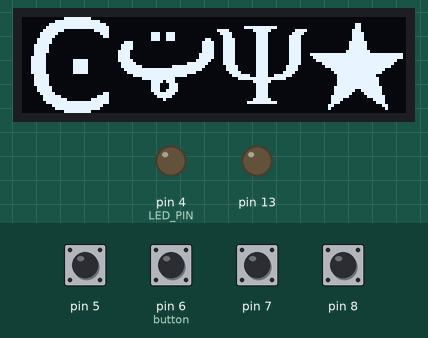
Bench run of a program on a simulated Arduino Nano, built with avr-gcc and run on an emulated ATmega328P. Parts: 128×32 one-colour display, output pins drawn as LEDs (lit = HIGH). Inputs (shaded band) come from the test bench; at power-on: pin 5, pin 6 (button), pin 7, pin 8 HIGH. Random numbers use the default seed unless the program sets one.

Above: at 1.2 s.
1.3 s: pin 7 pulled LOW for 0.15 s
At 2.1 s:
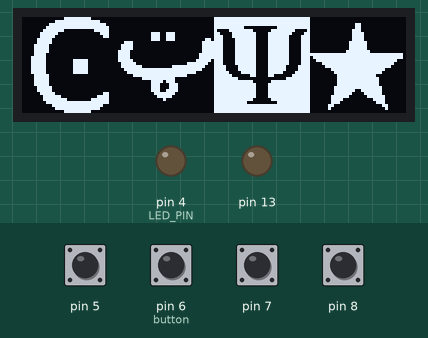
3.1 s: pin 6 (button) pulled LOW for 0.15 s
At 4.6 s:
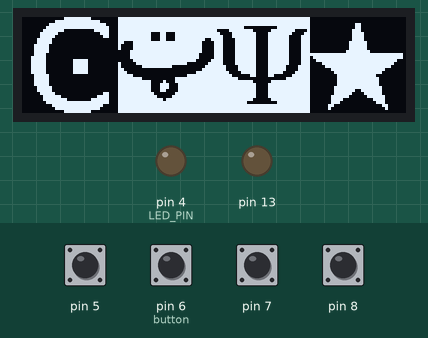
4.9 s: pin 5 pulled LOW for 0.15 s
At 6.1 s:
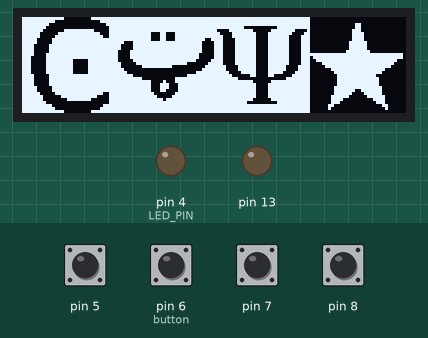
6.7 s: pin 8 pulled LOW for 0.15 s
At 7.9 s:
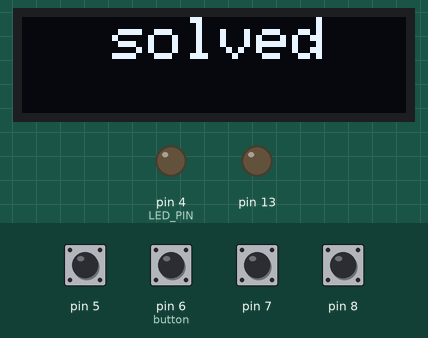
8.5 s: pin 5 pulled LOW for 0.15 s
At 10.0 s:
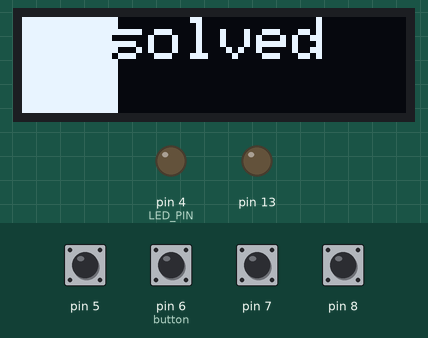
10.3 s: pin 6 (button) pulled LOW for 0.15 s
At 11.4 s:
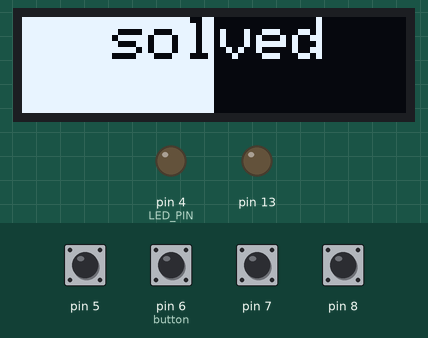
Timing chart, 0 to 13.1 s (numbered marks = the images above; inputs shaded):
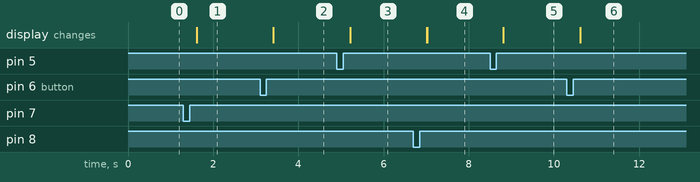

The program:

main.cpp
```cpp
#include <Arduino.h>
#include <SPI.h>
#include <Wire.h>
#define SSD1306_NO_SPLASH
#include <Adafruit_GFX.h>
#include <Adafruit_SSD1306.h>
#include <avdweb_Switch.h>
#include <symbols.h>
//#define debug
#include <debug.h>
#include <game.h>

// Game framework
const uint8_t LED_PIN = 4;
Game game(ModuleTag::SYMBOLS, LED_PIN);

const uint8_t SCREEN_WIDTH = 128;
const uint8_t SCREEN_HEIGHT = 32;

const int8_t OLED_RESET = -1;
const uint8_t SCREEN_ADDRESS = 0x3C;
Adafruit_SSD1306 display(SCREEN_WIDTH, SCREEN_HEIGHT, &Wire, OLED_RESET);

Switch btn0 = Switch(5);
Switch btn1 = Switch(6);
Switch btn2 = Switch(7);
Switch btn3 = Switch(8);

// Forward declarations
void initGame();
void invert(uint8_t idx);
void poll();
void resetClicked();
void drawSymbols();
void showSolveEffekt();

void setup()
{
  initDebug();

  // SSD1306_SWITCHCAPVCC = generate display voltage from 3.3V internally
  if (!display.begin(SSD1306_SWITCHCAPVCC, SCREEN_ADDRESS))
  {
    Serial.println(F("SSD1306 allocation failed"));
    for (;;)
      ; // Don't proceed, loop forever
  }
  dbgOut("symbols: ");
  dbgOutLn(NUM_SYMBOLS);
  display.setRotation(2);
  randomSeed(analogRead(0));

  game.init();

  initGame();
}

uint8_t col = 0;
uint8_t selected[4];
void initGame()
{
  // select a col
  col = random(0, 5);
  for (uint8_t x = 0; x < 4; x++)
  {
    bool found = false;
    while (!found)
    {
      selected[x] = random(7);
      found = true;
      for (uint8_t y = 0; y < x; y++)
      {
        if (selected[y] == selected[x])
        {
          found = false;
        }
      }
    }
  }
  dbgOut(F("selected col: "));
  dbgOut(col);
  dbgOut(F(": ")) for (uint8_t x = 0; x < 4; x++)
  {
    dbgOut(selected[x]);
  }
  dbgOutLn();

  resetClicked();
  drawSymbols();
  game.arm();
}

void drawSymbols()
{
  dbgOut(F("draw symbol: "));
  display.clearDisplay();
  for (uint8_t x = 0; x < 4; x++)
  {
    uint8_t row = selected[x];
    uint8_t symb = SYM_TABLE[col][row];
    dbgOut(F(", "));
    dbgOut(symb);
    display.drawBitmap(x * 32, 0, symbols[symb], 32, 32, SSD1306_WHITE);
  }
  dbgOutLn();
  display.display();
}

uint8_t pos = 0;
uint8_t spos = 255;
uint8_t scol = 255;
bool changed = true;
bool clicked[4];

void checkBtnClick(uint8_t btn)
{
  bool ok = true;
  if (clicked[btn])
  {
    invert(btn);
    clicked[btn] = false;
    display.display();
    return;
  }
  for (uint8_t x = 0; x < 4; x++)
  {
    if (x != btn)
    {
      if (!clicked[x])
      {
        uint8_t row = selected[x];
        if (row < selected[btn])
        {
          ok = false;
          break;
        }
      }
    }
  }
  if (ok)
  {
    invert(btn);
    clicked[btn] = true;
    display.display();
  }
  else
  {
    dbgOutLn(F("strike"));
    resetClicked();
    drawSymbols();
    game.setStrike();
  }
}

void loop()
{
  poll();
  if (game.isState(ModuleState::DISARMED))
    showSolveEffekt();

  if (btn0.singleClick())
  {
    checkBtnClick(0);
  }
  if (btn1.singleClick())
  {
    checkBtnClick(1);
  }
  if (btn2.singleClick())
  {
    checkBtnClick(2);
  }
  if (btn3.singleClick())
  {
    checkBtnClick(3);
  }
  bool allClicked = true;
  for (uint8_t x = 0; x < 4; x++)
  {
    allClicked = allClicked && clicked[x];
  }
  if (allClicked)
  {
    if (game.isState(ModuleState::ARMED))
    {
      dbgOutLn(F("solved"));
      display.clearDisplay();
      display.setTextSize(2); // Draw 2X-scale text
      display.setTextColor(SSD1306_WHITE);
      display.setCursor(30, 0);
      display.println(F("solved"));
      display.display();
      game.setSolved();
    }
  }
}

void poll()
{
  game.poll();
  if (game.isNewGameSettings())
  {
    initGame();
  }

  btn0.poll();
  btn1.poll();
  btn2.poll();
  btn3.poll();
}

void resetClicked()
{
  for (uint8_t x = 0; x < 4; x++)
    clicked[x] = false;
}

void invert(uint8_t idx)
{
  display.fillRect(idx * 32, 0, 32, 32, SSD1306_INVERSE);
}

void showSolveEffekt()
{
}
```

Source omitted: symbols.h (data table, 23560 bytes)

Measured:
- after the input at 1.3 s, the display: changes after 0.31 s (image 1)
- after the input at 3.1 s, the display: changes after 0.31 s (image 2)
- after the input at 4.9 s, the display: changes after 0.31 s (image 3)
- after the input at 6.7 s, the display: first changes after 0.31 s (image 4 shows a later state)
- after the input at 8.5 s, the display: changes after 0.31 s (image 5)
- after the input at 10.3 s, the display: changes after 0.31 s (image 6)
